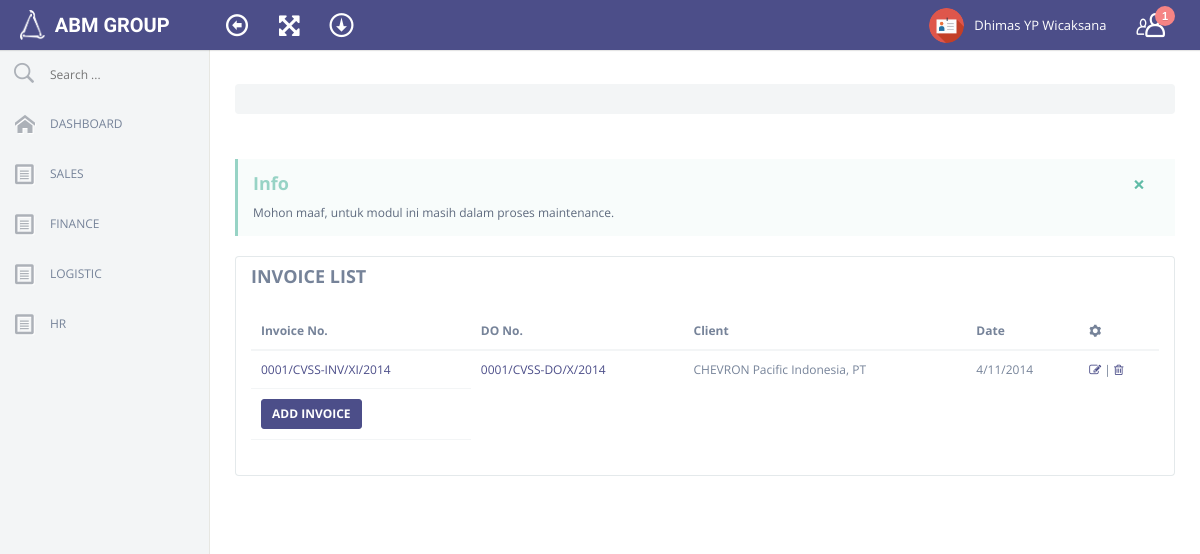
The page /invoice.php (signed in) on the database its author committed.
### tables this page shows
CREATE TABLE IF NOT EXISTS `employee` (
`id_karyawan` int(255) NOT NULL,
  `no_pegawai` int(255) DEFAULT NULL,
  `join_date` varchar(100) DEFAULT '',
  `status_karyawan` varchar(1000) DEFAULT '',
  `kode_company` varchar(100) DEFAULT '',
  `nama_depan` varchar(1000) DEFAULT '',
  `nama_tengah` varchar(1000) DEFAULT '',
  `nama_belakang` varchar(1000) DEFAULT '',
  `tempat_lahir` varchar(1000) DEFAULT '',
  `ttl_karyawan` varchar(1000) DEFAULT '',
  `alamat_karyawan` varchar(1000) DEFAULT '',
  `kota_karyawan` varchar(1000) DEFAULT '',
  `kodepos_karyawan` int(255) DEFAULT NULL,
  `propinsi_karyawan` varchar(1000) DEFAULT '',
  `negara_karyawan` varchar(1000) DEFAULT '',
  `telpon_karyawan` varchar(1000) DEFAULT '',
  `mobile_karyawan` varchar(1000) DEFAULT '',
  `email_karyawan` varchar(1000) DEFAULT '',
  `job_tittle` varchar(1000) DEFAULT '',
  `basic_salary` int(255) DEFAULT NULL,
  `meals_salary` int(255) DEFAULT NULL,
  `npwp` varchar(1000) DEFAULT '',
  `bpjs` varchar(1000) DEFAULT '',
  `sex` varchar(1000) DEFAULT '',
  `martial_status` varchar(1000) DEFAULT '',
  `spouse_name` varchar(1000) DEFAULT '',
  `no_child` int(10) DEFAULT NULL,
  `emergency_contact` varchar(1000) DEFAULT '',
  `emergency_phone` varchar(1000) DEFAULT '',
  `id_type` varchar(1000) DEFAULT '',
  `id_no` varchar(1000) DEFAULT '',
  `foto` varchar(1000) DEFAULT '',
  `status` int(10) DEFAULT NULL,
  `vis` int(10) DEFAULT NULL,
  `create_user` varchar(1000) DEFAULT '',
  `create_date` varchar(1000) DEFAULT '',
  `modified_user` varchar(1000) DEFAULT '',
  `modified_date` varchar(1000) DEFAULT ''
);

CREATE TABLE IF NOT EXISTS `invoice` (
`id_invoice` int(11) unsigned NOT NULL,
  `no_invoice` varchar(1000) DEFAULT NULL,
  `no_reference` varchar(100) DEFAULT NULL,
  `no_do` varchar(100) DEFAULT NULL,
  `kode_company` varchar(100) DEFAULT NULL,
  `no_client` int(11) DEFAULT NULL,
  `no_currency` int(11) DEFAULT NULL,
  `date_invoice` varchar(100) DEFAULT NULL,
  `days_expired` int(11) DEFAULT NULL,
  `tax` int(11) DEFAULT NULL,
  `status` int(11) DEFAULT NULL,
  `remark` varchar(1000) DEFAULT NULL,
  `vis` int(11) DEFAULT NULL,
  `create_user` varchar(100) DEFAULT NULL,
  `create_date` varchar(100) DEFAULT NULL,
  `modified_user` varchar(100) DEFAULT NULL,
  `modified_date` varchar(100) DEFAULT NULL
);

CREATE TABLE IF NOT EXISTS `client` (
`id_client` int(255) NOT NULL,
  `nama_client` varchar(1000) DEFAULT '',
  `alamat_client` text,
  `kota_client` varchar(1000) DEFAULT '',
  `kodepos_client` int(255) DEFAULT NULL,
  `propinsi_client` varchar(1000) DEFAULT '',
  `negara_client` varchar(1000) DEFAULT '',
  `telpon_client` varchar(1000) DEFAULT '',
  `email_client` varchar(1000) DEFAULT '',
  `situs` varchar(100) DEFAULT '',
  `tags` varchar(1000) DEFAULT '',
  `vis` int(10) DEFAULT NULL,
  `logo` varchar(1000) DEFAULT '',
  `create_user` varchar(1000) DEFAULT '',
  `create_date` varchar(1000) DEFAULT '',
  `modified_user` varchar(1000) DEFAULT '',
  `modified_date` varchar(1000) DEFAULT ''
);

### invoice.php (the view, shortened to what this page needs)
<?PHP
    $id2=$_SESSION['SESS_MEMBER_ID'];
    $tampil= mysql_query("select * from user where id_pegawai='$id2'");
    $data_tampil = mysql_fetch_array($tampil);
    $kd_role = $data_tampil['role'];
    $peg = $data_tampil['nama_pegawai'];
    $today = date("j/m/Y");
  if ($kd_role == "1") {
  include ("head_meta.php");
?>
<body>
  <?PHP
  include ("header.php");
  include ("sidebar.php");
  ?>
<div id=content>
  <div class=content-wrapper>
    <div class=row>
      <div class="col-lg-12 heading">
        <br>
        <ul id=crumb class=breadcrumb>
        </ul>
      </div>
    </div>
    <div class=outlet>
      <div class=row>
        <div class=col-lg-12>
          <div class="bs-callout bs-callout-info fade in">
            <button type=button class=close data-dismiss=alert aria-hidden=true>&times;</button>
            <h4>Info</h4>
            <p>Mohon maaf, untuk modul ini masih dalam proses maintenance.</p>
          </div>
        </div>
      </div>
      <div class=row>
        <div class=col-lg-12>
          <div class="panel panel-default plain panelRefresh">
            <div class="panel-heading white-bg">
              <h4>INVOICE LIST</h4>
            </div>
            <div class=panel-body>
              <table class="table display" id=datatable>
                <thead>
                  <tr>
                    <th>Invoice No.
                    <th>DO No.
                    <th>Client
                    <th>Date
                    <th><i class="im-cog"></i>
                <tbody>
                <?PHP
                  $qt= mysql_query("select * from invoice where vis='0' order by id_invoice");
                    While($qt2= mysql_fetch_assoc($qt))
                      {
                          $clnt=$qt2['no_client'];
                          $clnt2= mysql_query("select * from `client` where id_client='$clnt'") or die(mysql_error());
                          $clnt3= mysql_result($clnt2, 0, 'nama_client');
                        echo '<tr class="odd gradeX">';
                        echo '<td><a href="input_item_invoice.php?invoice='.$qt2["no_invoice"].'" target="_Blank">'.$qt2["no_invoice"].'</a>';
                        echo '<td><a href="view_do.php?do='.$qt2["no_do"].'" target="_Blank">'.$qt2['no_do'].'</a>';
                        echo '<td>'.$clnt3;
                        echo '<td>'.$qt2['date_invoice'];
                        echo '<td><a href="edit_do.php?kd='.$qt2["id_invoice"].'" target="_Blank"><i class="fa-edit"></i></a> | ';
                        echo '<a href="sys/engine/hapus_invoice.php?kd='.$qt2["id_invoice"].'&&dt='.$today.'&&pg='.$peg.'&&clt='.$qt2["no_invoice"].'&&swch=1" onclick=\'return confirm("Anda yakin ingin menghapus?")\'><i class="fa-trash"></i></a>';
              }
          ?>
                <tfoot>
                  <tr>
                    <th><a href="add_invoice.php" target="_Blank"><button type=button class="btn btn-sm btn-primary">ADD INVOICE</button></a>
              </table>
            </div>
          </div>
        </div>
      </div>
    </div>
  </div>
</div>
<?PHP   }  else { header("Location: error_page.php"); } ?>

### header.php (shortened to what this page needs)
Start #header -->
<div id="header">
  <div class=container-fluid>
    <div class=navbar>
      <div class="navbar-header">
        <a class=navbar-brand href=dashboard.php>
          <img style="margin: 5px 5px 10px 20px;" width="25" height="30" src=assets/img/logo01.png>
            <span class=text-logo>ABM GROUP</span><span class=text-slogan></span></a></div>
              <nav class=top-nav role=navigation>
                <ul class="nav navbar-nav pull-left">
                  <li id="toggle-sidebar-li"><a href=# id="toggle-sidebar"><i class=en-arrow-left2></i></a></li>
                  <li><a href=# class=full-screen><i class=fa-fullscreen></i></a></li>
                  <li><a href=# id="toggle-header-area"><i class=ec-download></i></a></li>
                </ul>
        <ul class="nav navbar-nav pull-right">
          <?PHP
                $idu= $data_tampil['nama_pegawai'];
                $idu2= mysql_query("select * from employee where nama_depan='$idu'") or die(mysql_error());
                $idu4= mysql_result($idu2, 0, 'nama_depan');
                $idu5= mysql_result($idu2, 0, 'nama_tengah');
                $idu6= mysql_result($idu2, 0, 'nama_belakang');
          ?>
          <li class=dropdown>
            <a href=# data-toggle=dropdown>
              <img class=user-avatar src=assets/img/ico/profile.png >
              <?PHP echo $idu4 ?> <?PHP echo $idu5 ?> <?PHP echo $idu6 ?>
            </a>
          </li>
          <li id="toggle-right-sidebar-li"><a href=# id="toggle-right-sidebar"><i class="ec-users"></i> <span class="notification">1</span></a></li>
        </ul>
      </nav>
    </div>
  </div>
</div>

### rows shown on the page
employee: nama_depan "Dhimas", nama_belakang "YP Wicaksana"
invoice: no_invoice "0001/CVSS-INV/XI/2014", no_do "0001/CVSS-DO/X/2014", client.nama_client "CHEVRON Pacific Indonesia, PT", date_invoice "4/11/2014"
